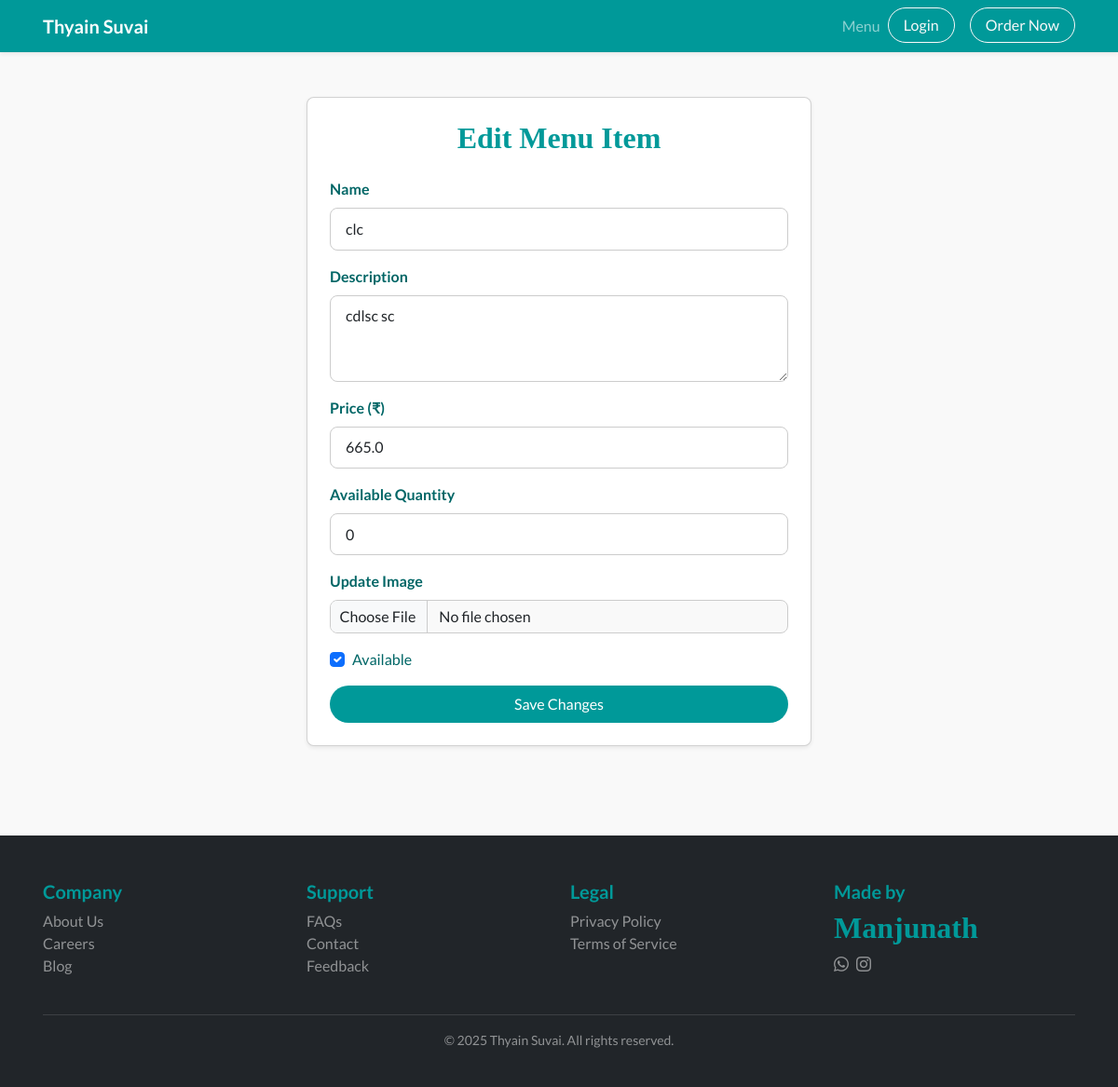
Before: /edit_menu/4 with the older database file.
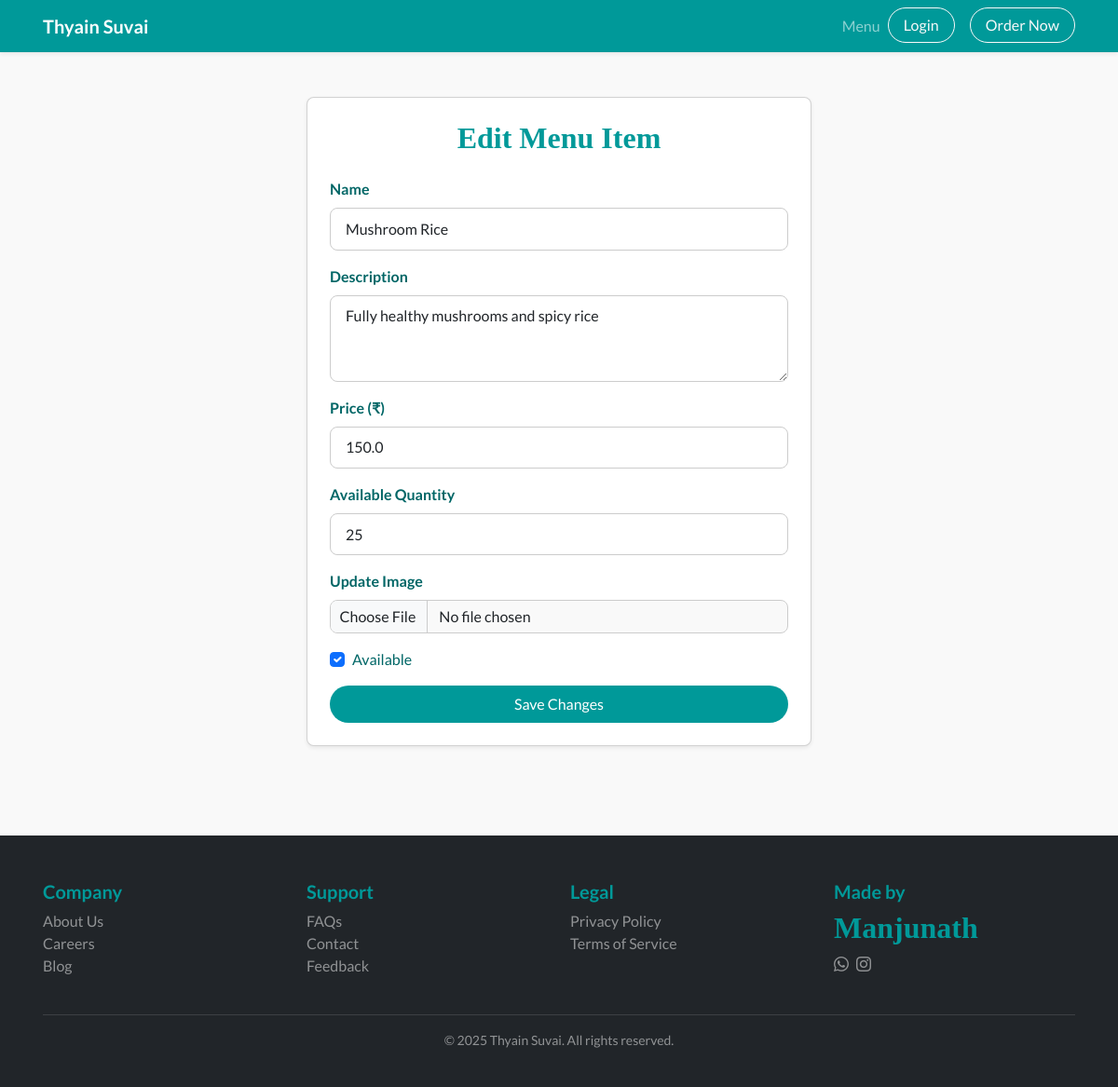
After: the same page with the newer database file.
### models.py (models this page shows)
class MenuItem(db.Model):
    id = db.Column(db.Integer, primary_key=True)
    name = db.Column(db.String(100), nullable=False)
    description = db.Column(db.String(255))
    price = db.Column(db.Float, nullable=False)
    quantity_available = db.Column(db.Integer, nullable=False)  # quantity available in stock
    is_available = db.Column(db.Boolean, default=True)
    image = db.Column(db.String(100))  # stores image filename

### app.py (the view, shortened to what this page needs)
@app.route('/edit_menu/<int:menu_id>', methods=['GET', 'POST'])
def edit_menu(menu_id):
    menu = MenuItem.query.get_or_404(menu_id)
    return render_template('edit_menu.html', menu=menu)

### templates/edit_menu.html (shortened to what this page needs)
{% extends 'base.html' %}
{% block extra_css %}
<link rel="stylesheet" href="{{ url_for('static', filename='css/edit_menu.css') }}">
{% endblock %}
{% block content %}
<div class="container py-5">
  <div class="row justify-content-center">
    <div class="col-lg-6">
      <div class="card shadow-sm p-4">
        <h4 class="mb-4 text-center">Edit Menu Item</h4>
        <form method="POST" enctype="multipart/form-data">
          <div class="mb-3">
            <label for="name" class="form-label">Name</label>
            <input type="text" class="form-control" id="name" name="name" value="{{ menu.name }}" required>
          </div>
          <div class="mb-3">
            <label for="description" class="form-label">Description</label>
            <textarea class="form-control" id="description" name="description" rows="3" required>{{ menu.description }}</textarea>
          </div>
          <div class="mb-3">
            <label for="price" class="form-label">Price (₹)</label>
            <input type="number" class="form-control" id="price" name="price" step="0.01" value="{{ menu.price }}" required>
          </div>
          <div class="mb-3">
            <label for="quantity_available" class="form-label">Available Quantity</label>
            <input type="number" class="form-control" id="quantity_available" name="quantity_available" min="0" value="{{ menu.quantity_available }}" required>
          </div>
          <div class="mb-3">
            <label for="image" class="form-label">Update Image</label>
            <input type="file" class="form-control" id="image" name="image" accept="image/*">
          </div>
          <div class="form-check mb-3">
            <input class="form-check-input" type="checkbox" id="is_available" name="is_available" {% if menu.is_available %}checked{% endif %}>
            <label class="form-check-label" for="is_available">Available</label>
          </div>
          <button type="submit" class="btn btn-teal rounded-pill w-100">Save Changes</button>
        </form>
      </div>
    </div>
  </div>
</div>
{% endblock %}

Changed rows visible on the page:
changed MenuItem: name "clc" → "Mushroom Rice"; description "cdlsc sc" → "Fully healthy mushrooms and spicy rice"; price "665.0" → "150.0"; quantity_available "0" → "25"
